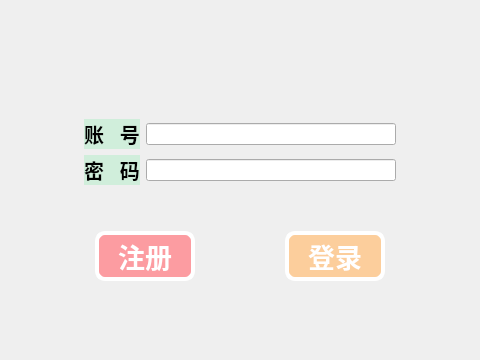
<?xml version="1.0" encoding="UTF-8"?>
<ui version="4.0">
 <class>Client</class>
 <widget class="QWidget" name="Client">
  <property name="geometry">
   <rect>
    <x>0</x>
    <y>0</y>
    <width>480</width>
    <height>360</height>
   </rect>
  </property>
  <property name="minimumSize">
   <size>
    <width>480</width>
    <height>360</height>
   </size>
  </property>
  <property name="maximumSize">
   <size>
    <width>480</width>
    <height>360</height>
   </size>
  </property>
  <property name="windowTitle">
   <string>Client</string>
  </property>
  <layout class="QGridLayout" name="gridLayout">
   <item row="0" column="0">
    <layout class="QVBoxLayout" name="verticalLayout_4">
     <item>
      <spacer name="verticalSpacer_4">
       <property name="orientation">
        <enum>Qt::Vertical</enum>
       </property>
       <property name="sizeHint" stdset="0">
        <size>
         <width>20</width>
         <height>40</height>
        </size>
       </property>
      </spacer>
     </item>
     <item>
      <layout class="QVBoxLayout" name="verticalLayout_3">
       <item>
        <layout class="QVBoxLayout" name="verticalLayout_2">
         <item>
          <spacer name="verticalSpacer">
           <property name="orientation">
            <enum>Qt::Vertical</enum>
           </property>
           <property name="sizeHint" stdset="0">
            <size>
             <width>20</width>
             <height>40</height>
            </size>
           </property>
          </spacer>
         </item>
         <item>
          <layout class="QHBoxLayout" name="horizontalLayout_4">
           <item>
            <spacer name="horizontalSpacer_6">
             <property name="orientation">
              <enum>Qt::Horizontal</enum>
             </property>
             <property name="sizeHint" stdset="0">
              <size>
               <width>40</width>
               <height>20</height>
              </size>
             </property>
            </spacer>
           </item>
           <item>
            <layout class="QVBoxLayout" name="verticalLayout">
             <item>
              <layout class="QHBoxLayout" name="horizontalLayout_2">
               <item>
                <widget class="QLabel" name="label">
                 <property name="font">
                  <font>
                   <family>Microsoft YaHei</family>
                   <pointsize>15</pointsize>
                   <weight>75</weight>
                   <bold>true</bold>
                  </font>
                 </property>
                 <property name="layoutDirection">
                  <enum>Qt::LeftToRight</enum>
                 </property>
                 <property name="autoFillBackground">
                  <bool>false</bool>
                 </property>
                 <property name="styleSheet">
                  <string notr="true">background-color: rgb(80, 236, 136,50); </string>
                 </property>
                 <property name="text">
                  <string>账   号</string>
                 </property>
                 <property name="alignment">
                  <set>Qt::AlignCenter</set>
                 </property>
                 <property name="wordWrap">
                  <bool>false</bool>
                 </property>
                </widget>
               </item>
               <item>
                <widget class="QLineEdit" name="nameLE">
                 <property name="minimumSize">
                  <size>
                   <width>250</width>
                   <height>0</height>
                  </size>
                 </property>
                 <property name="maximumSize">
                  <size>
                   <width>250</width>
                   <height>16777215</height>
                  </size>
                 </property>
                </widget>
               </item>
              </layout>
             </item>
             <item>
              <layout class="QHBoxLayout" name="horizontalLayout_3">
               <item>
                <widget class="QLabel" name="label_2">
                 <property name="font">
                  <font>
                   <family>Microsoft YaHei</family>
                   <pointsize>15</pointsize>
                   <weight>75</weight>
                   <bold>true</bold>
                  </font>
                 </property>
                 <property name="layoutDirection">
                  <enum>Qt::LeftToRight</enum>
                 </property>
                 <property name="autoFillBackground">
                  <bool>false</bool>
                 </property>
                 <property name="styleSheet">
                  <string notr="true">background-color: rgb(80, 236, 136,50); </string>
                 </property>
                 <property name="text">
                  <string>密   码</string>
                 </property>
                 <property name="alignment">
                  <set>Qt::AlignCenter</set>
                 </property>
                 <property name="wordWrap">
                  <bool>false</bool>
                 </property>
                </widget>
               </item>
               <item>
                <widget class="QLineEdit" name="pswdLE">
                 <property name="minimumSize">
                  <size>
                   <width>250</width>
                   <height>0</height>
                  </size>
                 </property>
                 <property name="maximumSize">
                  <size>
                   <width>250</width>
                   <height>16777215</height>
                  </size>
                 </property>
                </widget>
               </item>
              </layout>
             </item>
            </layout>
           </item>
           <item>
            <spacer name="horizontalSpacer_7">
             <property name="orientation">
              <enum>Qt::Horizontal</enum>
             </property>
             <property name="sizeHint" stdset="0">
              <size>
               <width>40</width>
               <height>20</height>
              </size>
             </property>
            </spacer>
           </item>
          </layout>
         </item>
         <item>
          <spacer name="verticalSpacer_2">
           <property name="orientation">
            <enum>Qt::Vertical</enum>
           </property>
           <property name="sizeHint" stdset="0">
            <size>
             <width>20</width>
             <height>40</height>
            </size>
           </property>
          </spacer>
         </item>
        </layout>
       </item>
       <item>
        <layout class="QHBoxLayout" name="horizontalLayout">
         <item>
          <spacer name="horizontalSpacer">
           <property name="orientation">
            <enum>Qt::Horizontal</enum>
           </property>
           <property name="sizeHint" stdset="0">
            <size>
             <width>40</width>
             <height>20</height>
            </size>
           </property>
          </spacer>
         </item>
         <item>
          <widget class="QPushButton" name="BtnReg">
           <property name="minimumSize">
            <size>
             <width>100</width>
             <height>50</height>
            </size>
           </property>
           <property name="maximumSize">
            <size>
             <width>100</width>
             <height>50</height>
            </size>
           </property>
           <property name="font">
            <font>
             <family>微软雅黑</family>
             <pointsize>20</pointsize>
             <weight>75</weight>
             <bold>true</bold>
            </font>
           </property>
           <property name="layoutDirection">
            <enum>Qt::LeftToRight</enum>
           </property>
           <property name="styleSheet">
            <string notr="true">QPushButton { 
	background-color: rgb(255, 132, 139,200);
	border-style:outset; 
	border-width:4px;
	border-radius: 10px;
	border-color:rgba(255,255,255);
	color: rgb(255, 255, 255); 
} 
QPushButton:hover { 
	background-color: rgb(255, 132, 139); 
	border-color:rgba(255,255,255);
}
QPushButton:pressed { 
	background-color: rgb(245, 69, 115); 
	border-color:rgba(255,255,255);
}</string>
           </property>
           <property name="text">
            <string>注册</string>
           </property>
          </widget>
         </item>
         <item>
          <spacer name="horizontalSpacer_2">
           <property name="orientation">
            <enum>Qt::Horizontal</enum>
           </property>
           <property name="sizeHint" stdset="0">
            <size>
             <width>40</width>
             <height>20</height>
            </size>
           </property>
          </spacer>
         </item>
         <item>
          <widget class="QPushButton" name="BtnLogin">
           <property name="minimumSize">
            <size>
             <width>100</width>
             <height>50</height>
            </size>
           </property>
           <property name="maximumSize">
            <size>
             <width>100</width>
             <height>50</height>
            </size>
           </property>
           <property name="font">
            <font>
             <family>微软雅黑</family>
             <pointsize>20</pointsize>
             <weight>75</weight>
             <bold>true</bold>
            </font>
           </property>
           <property name="styleSheet">
            <string notr="true">QPushButton { 
	background-color: rgb(255, 196, 132,200);
	border-style:outset; 
	border-width:4px;
	border-radius: 10px;
	border-color:rgba(255,255,255);
	color: rgb(255, 255, 255); 
} 
QPushButton:hover { 
	background-color: rgb(255, 196, 132); 
	border-color:rgba(255,255,255);
}
QPushButton:pressed { 
	background-color: rgb(223, 177, 37); 
	border-color:rgba(255,255,255);
}</string>
           </property>
           <property name="text">
            <string>登录</string>
           </property>
          </widget>
         </item>
         <item>
          <spacer name="horizontalSpacer_3">
           <property name="orientation">
            <enum>Qt::Horizontal</enum>
           </property>
           <property name="sizeHint" stdset="0">
            <size>
             <width>40</width>
             <height>20</height>
            </size>
           </property>
          </spacer>
         </item>
        </layout>
       </item>
      </layout>
     </item>
     <item>
      <spacer name="verticalSpacer_3">
       <property name="orientation">
        <enum>Qt::Vertical</enum>
       </property>
       <property name="sizeHint" stdset="0">
        <size>
         <width>20</width>
         <height>40</height>
        </size>
       </property>
      </spacer>
     </item>
    </layout>
   </item>
  </layout>
 </widget>
 <layoutdefault spacing="6" margin="11"/>
 <resources/>
 <connections/>
</ui>
